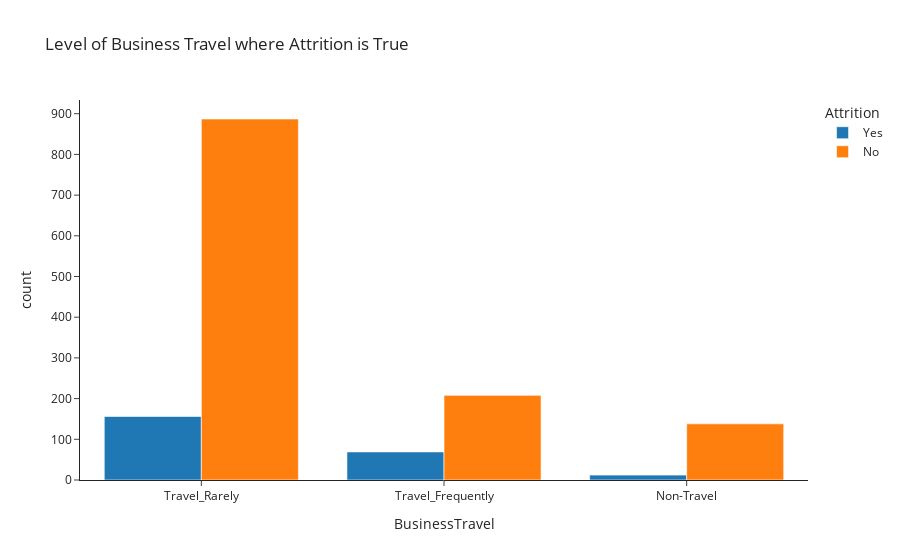

The notebook cell this image was saved under:
### Code cell
# business travel and attrition
# normalize dataset here
fig = px.histogram(column_feature_top10, x='BusinessTravel', color='Attrition', barmode='group', title='Level of Business Travel where Attrition is True')
fig.show()

### Figure 1 — Plotly figure (JSON) as saved in the notebook; plotly's stock layout.template omitted (floating-point values rounded to 4 significant figures; data arrays with more than 128 entries replaced by an {"elided": "..."} marker saying what was removed)
{"data": [{"alignmentgroup": "True", "bingroup": "x", "hovertemplate": "Attrition=Yes<br>BusinessTravel=%{x}<br>count=%{y}<extra></extra>", "legendgroup": "Yes", "marker": {"color": "#1F77B4", "pattern": {"shape": ""}}, "name": "Yes", "offsetgroup": "Yes", "orientation": "v", "showlegend": true, "type": "histogram", "x": {"elided": "237 str values"}, "xaxis": "x", "yaxis": "y"}, {"alignmentgroup": "True", "bingroup": "x", "hovertemplate": "Attrition=No<br>BusinessTravel=%{x}<br>count=%{y}<extra></extra>", "legendgroup": "No", "marker": {"color": "#FF7F0E", "pattern": {"shape": ""}}, "name": "No", "offsetgroup": "No", "orientation": "v", "showlegend": true, "type": "histogram", "x": {"elided": "1233 str values"}, "xaxis": "x", "yaxis": "y"}], "layout": {"barmode": "group", "legend": {"title": {"text": "Attrition"}, "tracegroupgap": 0}, "title": {"text": "Level of Business Travel where Attrition is True"}, "xaxis": {"anchor": "y", "domain": [0, 1], "title": {"text": "BusinessTravel"}}, "yaxis": {"anchor": "x", "domain": [0, 1], "title": {"text": "count"}}}}
